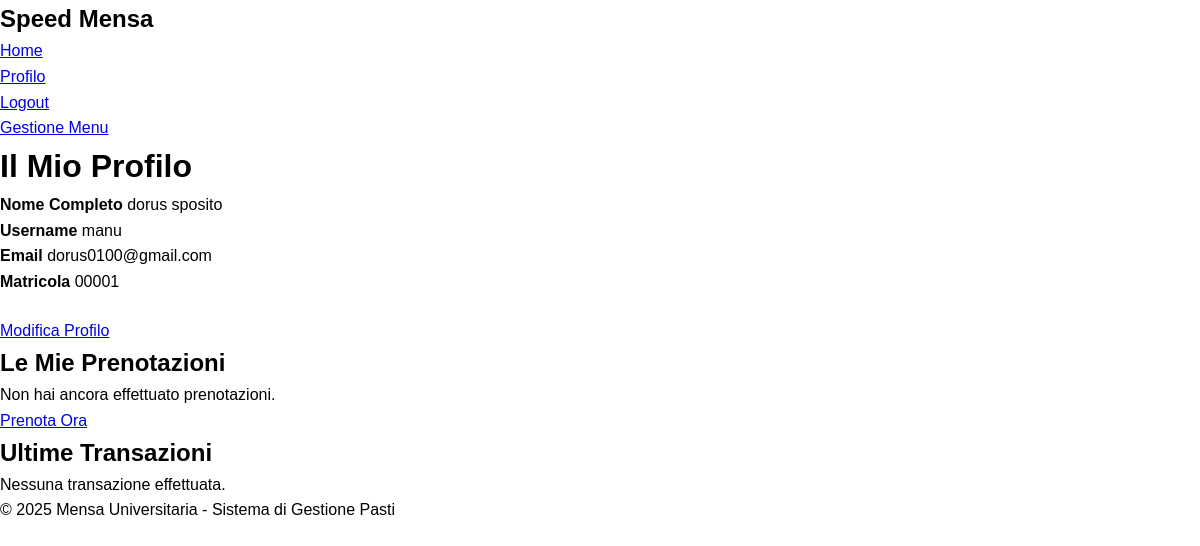
The app's page /profilo (signed in), older data.
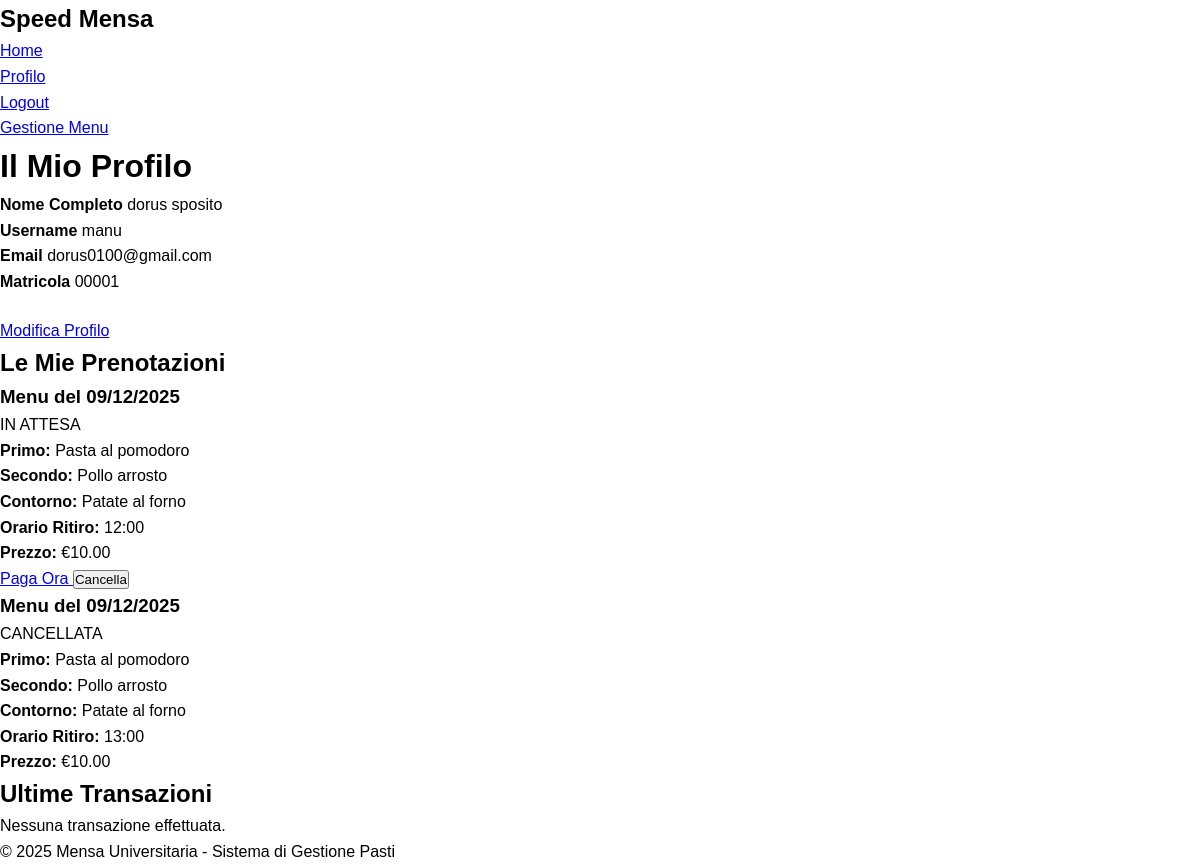
The same page, newer data.
### app/models.py (models this page shows, shortened)
class Prenotazione(db.Model):
    id: so.Mapped[int] = so.mapped_column(primary_key=True)
    utente_id: so.Mapped[int] = so.mapped_column(sa.ForeignKey(User.id), index=True)
    menu_id: so.Mapped[int] = so.mapped_column(sa.ForeignKey(MenuGiornaliero.id), index=True)
    orario_ritiro: so.Mapped[str] = so.mapped_column(sa.String(10))
    stato: so.Mapped[str] = so.mapped_column(sa.String(20), default='in_attesa')  # in_attesa, pagata, confermata, ritirata, cancellata
    note: so.Mapped[Optional[str]] = so.mapped_column(sa.String(500))
    created_at: so.Mapped[datetime] = so.mapped_column(default=lambda: datetime.now(timezone.utc))
    updated_at: so.Mapped[datetime] = so.mapped_column(default=lambda: datetime.now(timezone.utc), onupdate=lambda: datetime.now(timezone.utc))
    utente: so.Mapped[User] = so.relationship(back_populates='prenotazioni')
    menu: so.Mapped[MenuGiornaliero] = so.relationship(back_populates='prenotazioni')
    transazione: so.Mapped[Optional['Transazione']] = so.relationship(back_populates='prenotazione', uselist=False)

class MenuGiornaliero(db.Model):
    id: so.Mapped[int] = so.mapped_column(primary_key=True)
    data: so.Mapped[date] = so.mapped_column(sa.Date, index=True, unique=True)
    primo: so.Mapped[str] = so.mapped_column(sa.String(200))
    secondo: so.Mapped[str] = so.mapped_column(sa.String(200))
    contorno: so.Mapped[str] = so.mapped_column(sa.String(200))
    frutta: so.Mapped[Optional[str]] = so.mapped_column(sa.String(200))
    dolce: so.Mapped[Optional[str]] = so.mapped_column(sa.String(200))
    prezzo: so.Mapped[float] = so.mapped_column(default=5.0)
    disponibile: so.Mapped[bool] = so.mapped_column(default=True)
    gestore_id: so.Mapped[int] = so.mapped_column(sa.ForeignKey(User.id), index=True)
    created_at: so.Mapped[datetime] = so.mapped_column(default=lambda: datetime.now(timezone.utc))
    gestore: so.Mapped[User] = so.relationship(back_populates='menu_creati')
    prenotazioni: so.WriteOnlyMapped['Prenotazione'] = so.relationship(back_populates='menu')

### app/routes.py (the view)
@app.route('/profilo')
@login_required
def profilo():
    prenotazioni_query = sa.select(Prenotazione).where(
        Prenotazione.utente_id == current_user.id
    ).order_by(Prenotazione.created_at.desc())
    prenotazioni = db.session.scalars(prenotazioni_query).all()
    transazioni_query = sa.select(Transazione).where(
        Transazione.utente_id == current_user.id
    ).order_by(Transazione.created_at.desc()).limit(10)
    transazioni = db.session.scalars(transazioni_query).all()
    form = CancellaPrenotazioneForm()
    return render_template('profilo.html', title='Profilo',
                          prenotazioni=prenotazioni, transazioni=transazioni, form=form)

### app/models.py (called while the page is built)
@login.user_loader
def load_user(id):
    return db.session.get(User, int(id))

### app/templates/profilo.html (shortened to what this page needs)
{% extends "base.html" %} {% block content %}
<div class="profile-header">
  <h1>Il Mio Profilo</h1>
  <div class="profile-info">
    <div class="info-item">
      <strong>Nome Completo</strong>
      {{ current_user.nome }} {{ current_user.cognome }}
    </div>
    <div class="info-item">
      <strong>Username</strong>
      {{ current_user.username }}
    </div>
    <div class="info-item">
      <strong>Email</strong>
      {{ current_user.email }}
    </div>
    <div class="info-item">
      <strong>Matricola</strong>
      {{ current_user.matricola }}
    </div>
  </div>
  <div style="margin-top: 1.5rem">
    <a href="{{ url_for('edit_profilo') }}" class="btn">Modifica Profilo</a>
  </div>
</div>
<div class="section">
  <h2>Le Mie Prenotazioni</h2>
  {% if prenotazioni %} {% for prenotazione in prenotazioni %}
  <div
    class="prenotazione-card {% if prenotazione.stato == 'pagata' %}pagata{% elif prenotazione.stato == 'cancellata' %}cancellata{% endif %}"
  >
    <div class="prenotazione-header">
      <h3>Menu del {{ prenotazione.menu.data.strftime('%d/%m/%Y') }}</h3>
      <span class="prenotazione-status status-{{ prenotazione.stato }}">
        {{ prenotazione.stato.upper().replace('_', ' ') }}
      </span>
    </div>
    <div class="prenotazione-details">
      <div class="detail-item">
        <strong>Primo:</strong> {{ prenotazione.menu.primo }}
      </div>
      <div class="detail-item">
        <strong>Secondo:</strong> {{ prenotazione.menu.secondo }}
      </div>
      <div class="detail-item">
        <strong>Contorno:</strong> {{ prenotazione.menu.contorno }}
      </div>
      <div class="detail-item">
        <strong>Orario Ritiro:</strong> {{ prenotazione.orario_ritiro }}
      </div>
      <div class="detail-item">
        <strong>Prezzo:</strong> €{{ "%.2f"|format(prenotazione.menu.prezzo) }}
      </div>
    </div>
    <div class="action-buttons">
      {% if prenotazione.stato == 'in_attesa' %}
      <a
        href="{{ url_for('pagamento', prenotazione_id=prenotazione.id) }}"
        class="btn btn-success"
      >
        Paga Ora
      </a>
      {% endif %} {% if prenotazione.stato in ['in_attesa', 'pagata'] %}
      <form
        action="{{ url_for('cancella_prenotazione', prenotazione_id=prenotazione.id) }}"
        method="post"
        style="display: inline"
      >
        <button
          type="submit"
          class="btn btn-danger"
          onclick="return confirm('Sei sicuro di voler cancellare questa prenotazione?')"
        >
          Cancella
        </button>
      </form>
      {% endif %}
    </div>
  </div>
  {% endfor %} {% else %}
  <div class="no-items">
    <p>Non hai ancora effettuato prenotazioni.</p>
    <a href="{{ url_for('index') }}" class="btn" style="margin-top: 1rem"
      >Prenota Ora</a
    >
  </div>
  {% endif %}
</div>
<div class="section">
  <h2>Ultime Transazioni</h2>
  {% if transazioni %}
  <ul class="transazione-list">
    {% for trans in transazioni %}
    <li class="transazione-item">
      <div>
        <div style="font-size: 0.9rem; color: #7f8c8d">
          {{ trans.created_at.strftime('%d/%m/%Y %H:%M') }} - {{
          trans.metodo_pagamento }}
        </div>
      </div>
      <div>
        <!--
        <div
          class="transazione-importo {% if trans.tipo == 'ricarica' or trans.tipo == 'rimborso' %}positivo{% else %}negativo{% endif %}"
        >
          {% if trans.tipo == 'ricarica' or trans.tipo == 'rimborso' %}+{% else
          %}-{% endif %}€{{ "%.2f"|format(trans.importo) }}
        </div>
      --></div>
    </li>
    {% endfor %}
  </ul>
  {% else %}
  <div class="no-items">
    <p>Nessuna transazione effettuata.</p>
  </div>
  {% endif %}
</div>
{% endblock %}

Row changes from the older to the newer data that the page shows:
added Prenotazione: menu.data "09/12/2025", stato "IN ATTESA", menu.primo "Pasta al pomodoro", menu.secondo "Pollo arrosto", menu.contorno "Patate al forno", orario_ritiro "12:00"
added MenuGiornaliero: menu.prezzo "10.00"
added Prenotazione: menu.data "09/12/2025", stato "CANCELLATA", menu.primo "Pasta al pomodoro", menu.secondo "Pollo arrosto", menu.contorno "Patate al forno", orario_ritiro "13:00"
Text that changed along with them:
text no longer shown: "Non hai ancora effettuato prenotazioni. Prenota Ora"
